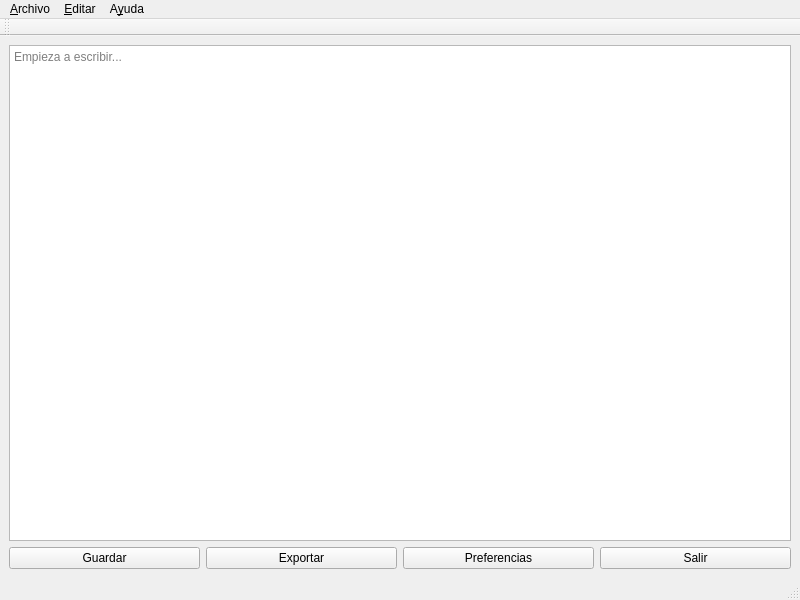
<?xml version="1.0" encoding="UTF-8"?>
<!-- F06z: main_window.ui - archivo de Qt Designer (trampa E03).
     Los objectNames de los widgets son los que el auto-connect
     de MainWindow espera. El auto-connect busca slots con la
     convencion on_<objectName>_<signal>. -->
<ui version="4.0">
 <class>MainWindow</class>
 <widget class="QMainWindow" name="MainWindow">
  <property name="geometry">
   <rect>
    <x>0</x>
    <y>0</y>
    <width>800</width>
    <height>600</height>
   </rect>
  </property>
  <property name="windowTitle">
   <string>fxproc Qt App</string>
  </property>
  <widget class="QWidget" name="centralwidget">
   <layout class="QVBoxLayout" name="centralLayout">
    <item>
     <widget class="QPlainTextEdit" name="textEdit">
      <property name="placeholderText">
       <string>Empieza a escribir...</string>
      </property>
     </widget>
    </item>
    <item>
     <layout class="QHBoxLayout" name="buttonRow">
      <item>
       <widget class="QPushButton" name="saveButton">
        <property name="text">
         <string>Guardar</string>
        </property>
       </widget>
      </item>
      <item>
       <widget class="QPushButton" name="exportButton">
        <property name="text">
         <string>Exportar</string>
        </property>
       </widget>
      </item>
      <item>
       <widget class="QPushButton" name="preferencesButton">
        <property name="text">
         <string>Preferencias</string>
        </property>
       </widget>
      </item>
      <item>
       <widget class="QPushButton" name="exitButton">
        <property name="text">
         <string>Salir</string>
        </property>
       </widget>
      </item>
     </layout>
    </item>
   </layout>
  </widget>
  <widget class="QMenuBar" name="menubar">
   <property name="geometry">
    <rect>
     <x>0</x>
     <y>0</y>
     <width>800</width>
     <height>22</height>
    </rect>
   </property>
   <addaction name="menuFile"/>
   <addaction name="menuEdit"/>
   <addaction name="menuHelp"/>
  </widget>
  <widget class="QStatusBar" name="statusbar"/>
  <widget class="QToolBar" name="toolbar">
   <property name="windowTitle">
    <string>toolBar</string>
   </property>
  </widget>
  <widget class="QMenu" name="menuFile">
   <property name="title">
    <string>&amp;Archivo</string>
   </property>
   <addaction name="actionOpen"/>
   <addaction name="actionSave"/>
   <addaction name="actionExport"/>
   <addaction name="separator"/>
   <addaction name="actionPreferences"/>
   <addaction name="separator"/>
   <addaction name="actionQuit"/>
  </widget>
  <widget class="QMenu" name="menuEdit">
   <property name="title">
    <string>&amp;Editar</string>
   </property>
  </widget>
  <widget class="QMenu" name="menuHelp">
   <property name="title">
    <string>A&amp;yuda</string>
   </property>
  </widget>
  <action name="actionOpen">
   <property name="text">
    <string>Abrir...</string>
   </property>
  </action>
  <action name="actionSave">
   <property name="text">
    <string>Guardar</string>
   </property>
  </action>
  <action name="actionExport">
   <property name="text">
    <string>Exportar...</string>
   </property>
  </action>
  <action name="actionPreferences">
   <property name="text">
    <string>Preferencias...</string>
   </property>
  </action>
  <action name="actionQuit">
   <property name="text">
    <string>Salir</string>
   </property>
  </action>
 </widget>
 <resources/>
 <connections/>
</ui>
